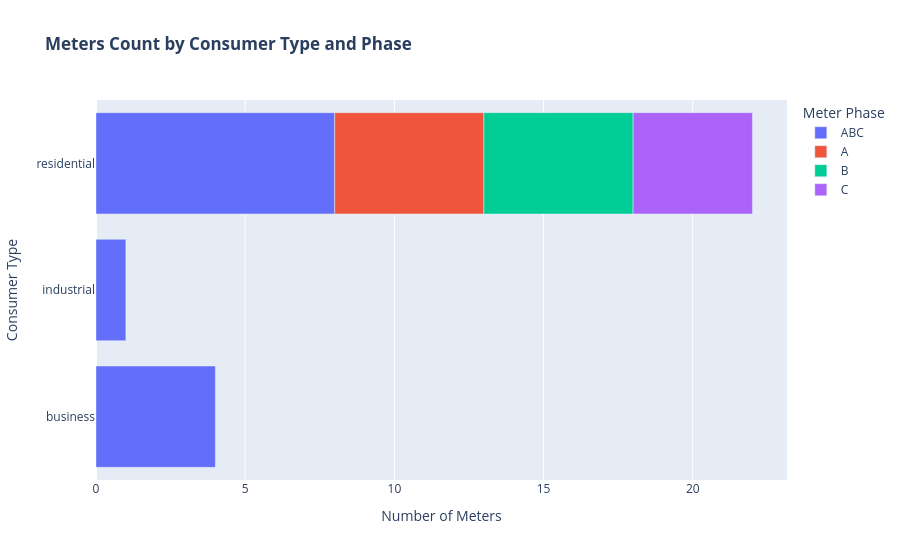

The notebook cell this image was saved under:
### Code cell
# Plot the breakdown of meters per phase and per consumer type.
fig = px.bar(
    df_meters,
    x="number_of_meters",
    y="consumer_type",
    color="phases",
    orientation="h",
    title="<b>Meters Count by Consumer Type and Phase<b>",
    labels={
        "consumer_type": "Consumer Type",
        "number_of_meters": "Number of Meters",
        "phases": "Meter Phase",
    },
)
fig.show()

### Figure 1 — Plotly figure (JSON) as saved in the notebook; plotly's stock layout.template omitted (floating-point values rounded to 4 significant figures)
{"data": [{"hovertemplate": "Meter Phase=ABC<br>Number of Meters=%{x}<br>Consumer Type=%{y}<extra></extra>", "legendgroup": "ABC", "marker": {"color": "#636efa", "pattern": {"shape": ""}}, "name": "ABC", "orientation": "h", "showlegend": true, "textposition": "auto", "type": "bar", "x": [4, 1, 8], "xaxis": "x", "y": ["business", "industrial", "residential"], "yaxis": "y"}, {"hovertemplate": "Meter Phase=A<br>Number of Meters=%{x}<br>Consumer Type=%{y}<extra></extra>", "legendgroup": "A", "marker": {"color": "#EF553B", "pattern": {"shape": ""}}, "name": "A", "orientation": "h", "showlegend": true, "textposition": "auto", "type": "bar", "x": [5], "xaxis": "x", "y": ["residential"], "yaxis": "y"}, {"hovertemplate": "Meter Phase=B<br>Number of Meters=%{x}<br>Consumer Type=%{y}<extra></extra>", "legendgroup": "B", "marker": {"color": "#00cc96", "pattern": {"shape": ""}}, "name": "B", "orientation": "h", "showlegend": true, "textposition": "auto", "type": "bar", "x": [5], "xaxis": "x", "y": ["residential"], "yaxis": "y"}, {"hovertemplate": "Meter Phase=C<br>Number of Meters=%{x}<br>Consumer Type=%{y}<extra></extra>", "legendgroup": "C", "marker": {"color": "#ab63fa", "pattern": {"shape": ""}}, "name": "C", "orientation": "h", "showlegend": true, "textposition": "auto", "type": "bar", "x": [4], "xaxis": "x", "y": ["residential"], "yaxis": "y"}], "layout": {"barmode": "relative", "legend": {"title": {"text": "Meter Phase"}, "tracegroupgap": 0}, "title": {"text": "<b>Meters Count by Consumer Type and Phase<b>"}, "xaxis": {"anchor": "y", "domain": [0.0, 1.0], "title": {"text": "Number of Meters"}}, "yaxis": {"anchor": "x", "domain": [0.0, 1.0], "title": {"text": "Consumer Type"}}}}
